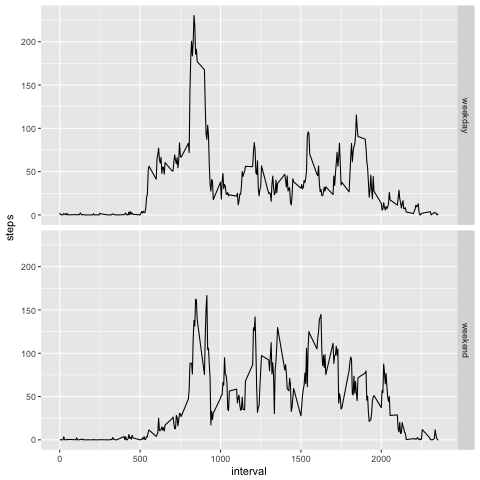

Reproduce this figure in R.
library(ggplot2)
read <- read.csv(file = "activity.csv")

fil <- function(steps, interval) {
  filler <- NA
  if (!is.na(steps))
    filler <- c(steps)
  else
    filler <- (steps_interval[steps_interval$interval==interval, "steps"])
  return(filler)
}
filler.new <- read
filler.new$steps <- mapply(fil, filler.new$steps, filler.new$interval)
Tsteps <- tapply(filler.new$steps, filler.new$date, FUN = sum)

filler.new$daytype <- ifelse(as.POSIXlt(filler.new$date)$wday %in% c(0,6), 'weekend', 'weekday')
final <- aggregate(steps ~ interval + daytype, filler.new, mean)

png("Plot 4.png")
ggplot(final, aes(interval, steps)) + geom_line() + facet_grid(daytype ~ .)

dev.off()


